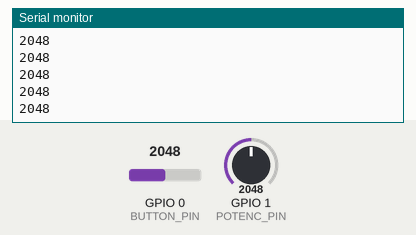
This sketch was run on a simulated ESP32-C3. Parts: the last lines printed to the serial monitor. The test bench sets the inputs (shaded band); at power-on: GPIO 1 (POTENC_PIN) = 2048, GPIO 0 (BUTTON_PIN) = 2048.

Above: at 1.2 s.
1.3 s: GPIO 1 (POTENC_PIN) set to 2866
At 1.8 s:
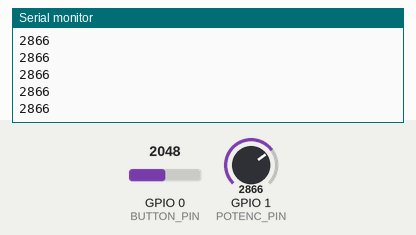
2.8 s: GPIO 0 (BUTTON_PIN) set to 60
At 3.8 s:
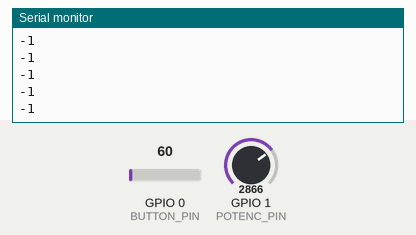
Timing chart, 0 to 5.8 s (numbered marks = the images above; inputs shaded):
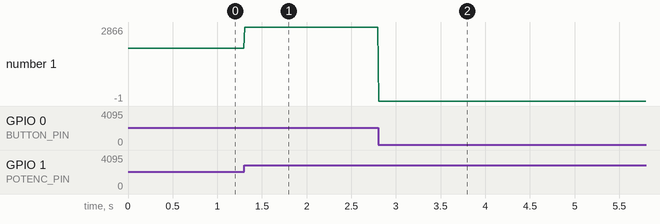

Measured:
- after the input at 1.3 s, the serial monitor: prints a new line at once (image 1)
- after the input at 2.8 s, the serial monitor: prints a new line at once (image 2)
- plotted number 1: 2048 → 2866 after the input at 1.3 s, 2866 → -1 after the input at 2.8 s

The sketch:

arduino-test.ino
```cpp
// ===   ESP32-C3 / Arduino Connection Test   ===

// This script serves to test the connection between an Arduino
// board and ChucK

// This script reads the analog value of a potenciometer, only
// when a button is pressed (check system connections on circuit.png)

// =============================
// Constants / Variables

const int BAUD = 9600;
const int BUTTON_PIN = 0;
const int POTENC_PIN = 1;

bool isButtonPressed = 0;
int potentiometer = 0;
int loopDelay = 10;  // ms

// =============================
// Script loops

void setup() {
  Serial.begin(BAUD);
}

void loop() {
  potentiometer = analogRead(POTENC_PIN);
  isButtonPressed = analogRead(BUTTON_PIN) > 100;
  Serial.println(isButtonPressed ? potentiometer : -1);
  delay(loopDelay);
}
```
